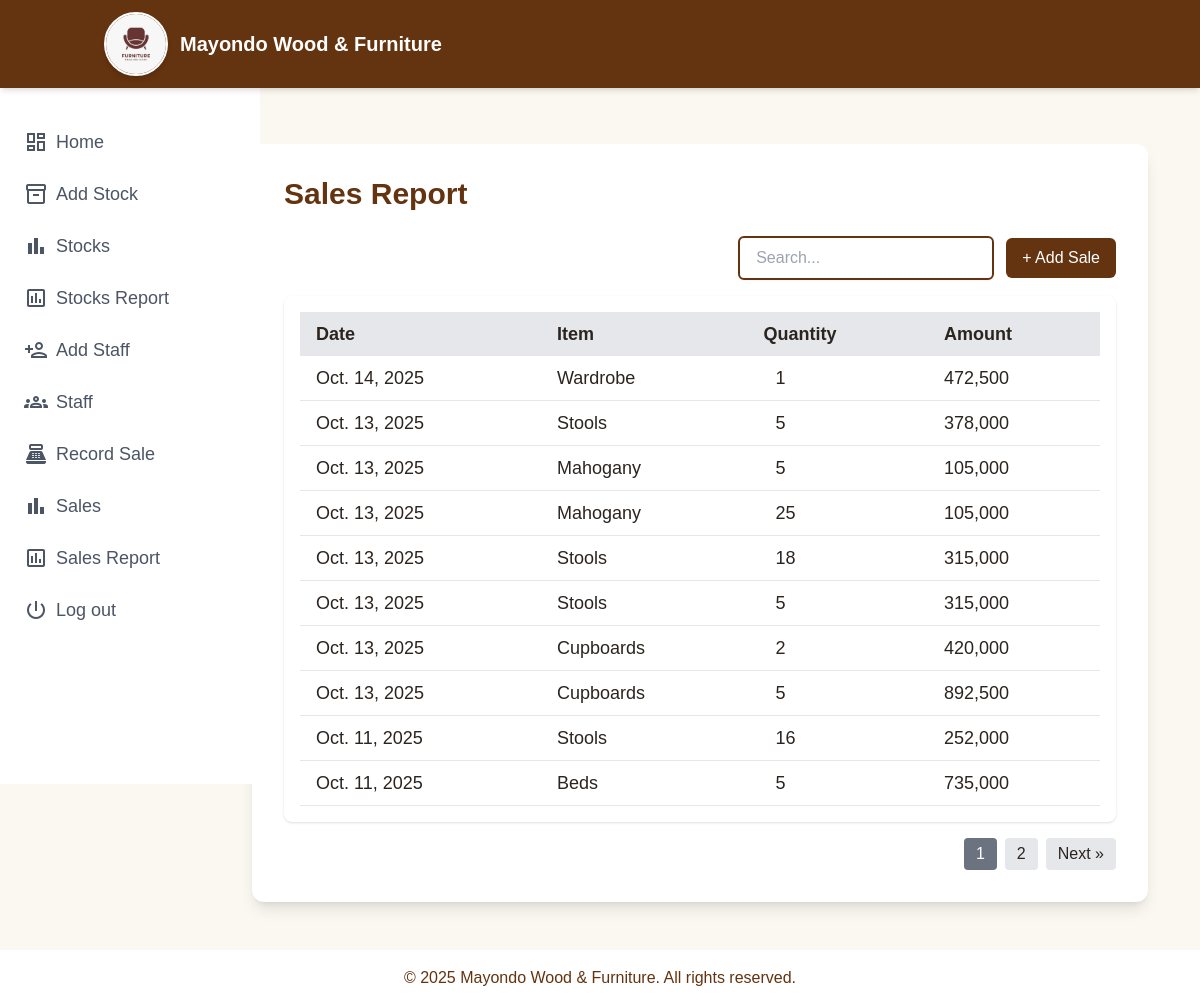
Screenshot of /salesreport (signed in) with the database file from the repository.
### mwfapp/models.py (models this page shows, shortened)
class Sale(models.Model):
    PAYMENT_CHOICES = [
        ('Cash', 'Cash'),
        ('Mobile Money', 'Mobile Money'),
        ('Cheque', 'Cheque'),
        ('Bank Transfer', 'Bank Transfer'),
    ]
    STATUS_CHOICES = [
        ('TOTAL', 'Total'),
        ('COMPLETED', 'Completed'),
        ('CANCELLED', 'Cancelled'),
    ]
    stock_item = models.ForeignKey(Stock, on_delete=models.CASCADE, related_name="sales")
    quantity_sold = models.PositiveIntegerField()
    sale_price = models.DecimalField(max_digits=10, decimal_places=0)
    customer_name = models.CharField(max_length=100)
    transport = models.DecimalField(max_digits=10, decimal_places=0, default=0)
    total_price = models.DecimalField(max_digits=10, decimal_places=0, default=0)
    date = models.DateField(default=date.today)
    payment_method = models.CharField(max_length=50, choices=PAYMENT_CHOICES, default='Cash', blank=True)
    sales_agent = models.ForeignKey(settings.AUTH_USER_MODEL, on_delete=models.CASCADE)
    status = models.CharField(max_length=20, choices=STATUS_CHOICES, default='PENDING')
    @property
    def amount(self):
        return (self.sale_price * self.quantity_sold) + self.transport

class Stock(models.Model):
    name = models.CharField(max_length=100)
    type = models.CharField(max_length=50)
    quantity = models.IntegerField()
    category = models.CharField(max_length=50)
    color = models.CharField(max_length=50)
    cost_price = models.DecimalField(max_digits=10, decimal_places=0, default=0)
    selling_price = models.DecimalField(max_digits=10, decimal_places=0)
    supplier = models.CharField(max_length=100)
    date_added = models.DateField(default=timezone.now)

### mwfapp/views.py (the view)
# urls.py: path("salesreport", views.sales_report, name="sales_report"),
@login_required(login_url="/login/")
def sales_report(request):
    all_sales = Sale.objects.all().order_by("-date")
    paginator = Paginator(all_sales, 10)
    page_number = request.GET.get("page")
    page_obj = paginator.get_page(page_number)
    today = now().date()
    sales_today = Sale.objects.filter(date=today)
    monthly_sales = Sale.objects.filter(date__month=today.month, date__year=today.year)
    context = {
        "daily_total": sum(s.amount for s in sales_today),
        "monthly_total": sum(s.amount for s in monthly_sales),
        "page_obj": page_obj,
        "all_sales": all_sales,
    }
    return render(request, "salesreport.html", context)

### mwfapp/templates/salesreport.html (shortened to what this page needs)
{% extends "base.html" %}
{% load humanize %}
{% block content %}
<div class="max-w-4xl mx-auto bg-white rounded-xl shadow-lg p-8 mt-6">
  <h1 class="text-3xl font-bold mb-6 text-[#643310]">Sales Report</h1>
  <div class="flex justify-end items-center mb-4 gap-3">
  <input type="text" id="salesSearch" placeholder="Search..."
         class="border-2 border-[#643310] rounded-md px-4 py-2 focus:outline-none focus:ring-1 focus:ring-[#643310] shadow-sm w-64" />
  <a href="{% url 'recordSales' %}" class="bg-[#643310] text-white px-4 py-2 rounded-md hover:bg-[#50250f]">+ Add Sale</a>
</div>
<div class="bg-white rounded-lg shadow p-4 overflow-x-auto">
  <table class="w-full border-collapse">
    <thead>
      <tr class="bg-gray-200 text-lg font-bold text-left">
        <th class="px-4 py-2">Date</th>
        <th class="px-4 py-2">Item</th>
        <th class="px-4 py-2">Quantity</th>
        <th class="px-4 py-2">Amount</th>
      </tr>
    </thead>
    <tbody>
      {% for sale in page_obj %}
      <tr class="border-b text-lg hover:bg-[#f9ece5]">
        <td class="px-4 py-2">{{ sale.date }}</td>
        <td class="px-4 py-2">{{ sale.stock_item.name }}</td>
        <td class="px-7 py-2">{{ sale.quantity_sold }}</td>
        <td class="px-4 py-2">{{ sale.total_price|intcomma }}</td>
      </tr>
      {% empty %}
      <tr>
        <td colspan="4" class="p-4 text-center text-gray-500">No sales data available</td>
      </tr>
      {% endfor %}
    </tbody>
  </table>
</div>
<div class="mt-4 flex justify-end space-x-2">
  {% for num in page_obj.paginator.page_range %}
    {% if page_obj.number == num %}
      <span class="px-3 py-1 bg-gray-500 text-white rounded">{{ num }}</span>
    {% else %}
      <a href="?page={{ num }}" class="px-3 py-1 bg-gray-200 rounded hover:bg-gray-300">{{ num }}</a>
    {% endif %}
  {% endfor %}
  {% if page_obj.has_next %}
    <a href="?page={{ page_obj.next_page_number }}" class="px-3 py-1 bg-gray-200 rounded hover:bg-gray-300">Next &raquo;</a>
  {% endif %}
</div>
{% endblock %}

### mwfapp/static/css/dashboard.css (style rules this page uses)
:root { --bg: #0f0f0f; --ink: #222222; --cream: #fbf7f1; --tan: #ead9c4; --walnut: #6b4f3b; --mahogany: #ebc6ad; --charcoal: #1e1e1e; --gold: #c7a564; --muted: #777; --radius: 18px; --shadow: 0 10px 30px rgba(0, 0, 0, 0.15); --header-height: 4rem; --sidebar-width: 240px; }
body { font-family: Poppins, sans-serif; background-color: var(--cream); color: #2b241f; }

### rows the page displays
Sale: date "Oct. 14, 2025", stock_item.name "Wardrobe", quantity_sold "1", total_price "472,500"
Sale: date "Oct. 13, 2025", stock_item.name "Stools", quantity_sold "5", total_price "378,000"
Sale: date "Oct. 13, 2025", stock_item.name "Mahogany", quantity_sold "5", total_price "105,000"
Sale: date "Oct. 13, 2025", stock_item.name "Mahogany", quantity_sold "25", total_price "105,000"
Sale: date "Oct. 13, 2025", stock_item.name "Stools", quantity_sold "18", total_price "315,000"
Sale: date "Oct. 13, 2025", stock_item.name "Stools", quantity_sold "5", total_price "315,000"
Sale: date "Oct. 13, 2025", stock_item.name "Cupboards", quantity_sold "2", total_price "420,000"
Sale: date "Oct. 13, 2025", stock_item.name "Cupboards", quantity_sold "5", total_price "892,500"
Sale: date "Oct. 11, 2025", stock_item.name "Stools", quantity_sold "16", total_price "252,000"
Sale: date "Oct. 11, 2025", stock_item.name "Beds", quantity_sold "5", total_price "735,000"

### other values shown
{{ num }} "1"
{{ num }} "2"
